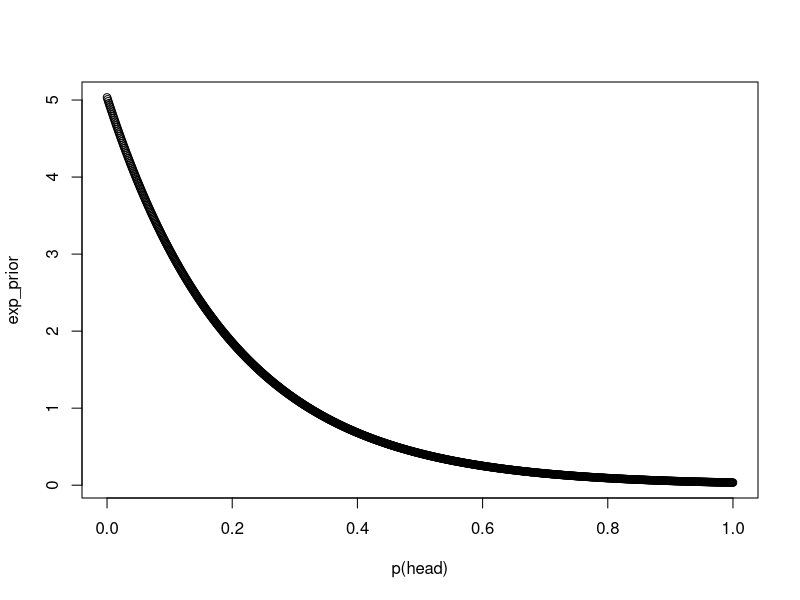
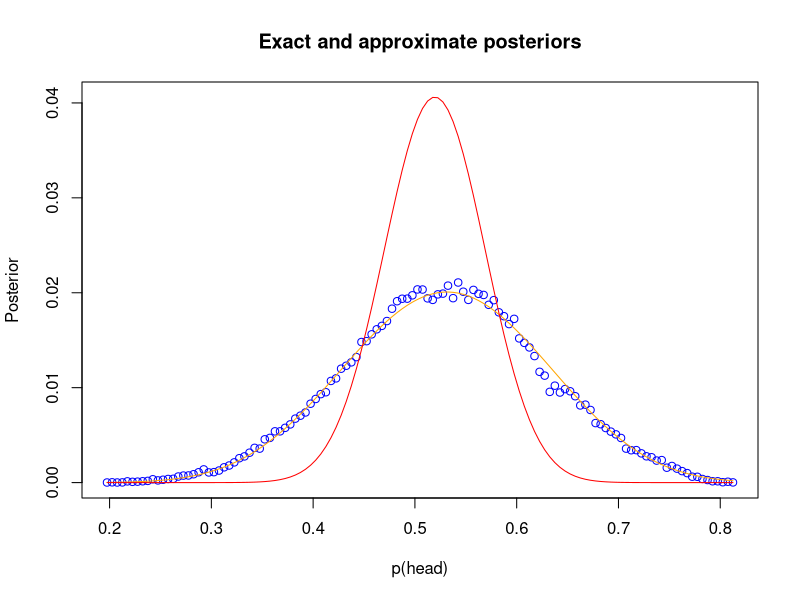
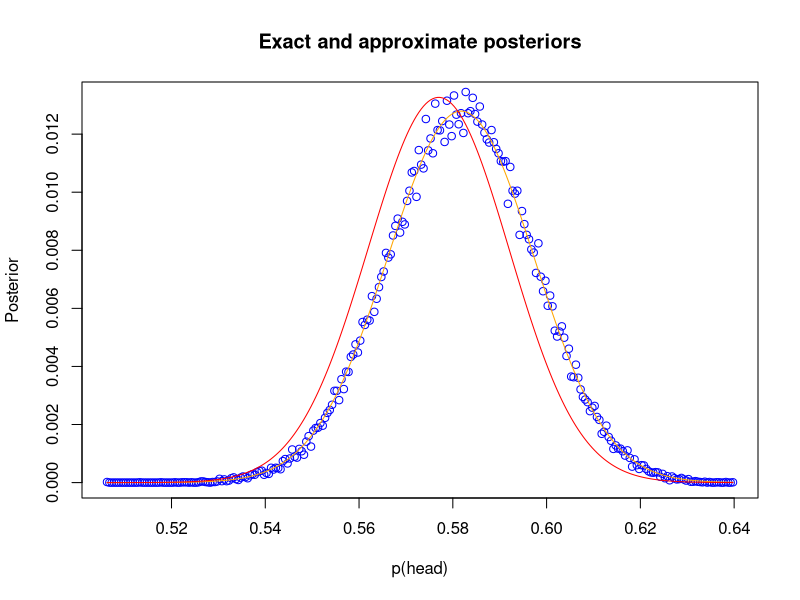

R code for these plots, in order:
## ---- chunk 1
p_head <- seq(0, 1, 0.001)
plot(p_head, dexp(p_head, rate=5) / 0.9932621, ylab="exp_prior", xlab="p(head)")
## ---- chunk 2
new_heads_obs <- 14
new_tails_obs <- 10
bp_alpha <- 40
bp_beta <- 40
## ---- chunk 3
generate_metropolis_posteriors <- function(new_heads, new_tails) {
  piOld <- 0.5
  
  numIterations <- 100000
  posteriorDist <- vector()
  
  for(i in 1:numIterations) {
  	# exponential decay prior
  	pOld <- dexp(piOld, rate=5) / 0.9932621 * dbinom(new_heads, new_heads + new_tails, piOld)
  	
  	piNew <- piOld + rnorm(1, 0, sd =0.01);
  	
  	if(piNew > 1) 
  		piNew <- 1;
  	
  	if(piNew < 0) 
  		piNew <- 0;
  		
  	pNew <- dexp(piNew, rate=5) / 0.9932621 * dbinom(new_heads, new_heads + new_tails, piNew)
  	
  	ratio <- pNew / pOld
  	
  	if(ratio > 1 || ratio >= runif(1)) 
  		piOld = piNew;
  		
  	posteriorDist[i] = piOld;	
  }
  return(posteriorDist)
}
## ---- chunk 4
generate_grid_posteriors <- function(xVals, new_heads, new_tails) {

  posteriorDist <- vector(length=length(xVals))

  for(i in 1:length(xVals)) {
  	# exponential decay prior
  	posteriorDist[i] <- dexp(xVals[i], rate=5) / 0.9932621 * dbinom(new_heads, new_heads + new_tails, xVals[i])
  }
  return(posteriorDist) 
} 
## ---- chunk 5
# Generate the posterior distribution, as approximated by the Metropolis algorithm.
metropolis_posteriors <- generate_metropolis_posteriors(new_heads_obs, new_tails_obs)
metropolis_hist <- hist(metropolis_posteriors, breaks=200, plot=FALSE)
# Generate the posterior distribution, as determined by grid approximation.
grid_posteriors <- generate_grid_posteriors(metropolis_hist$mids, new_heads_obs, new_tails_obs)
# Generate the posterior distribution, as determined by a beta prior distribution.
beta_posteriors <- dbeta(metropolis_hist$mids, bp_alpha+new_heads_obs, bp_beta+new_tails_obs)
# Plot the posterior curves for each for comparison.
# Normalized metropolitan
plot(metropolis_hist$mids, metropolis_hist$counts/length(metropolis_posteriors), main="Exact and approximate posteriors", col="blue", ylim=c(0, max(beta_posteriors/sum(beta_posteriors))), ylab="Posterior", xlab="p(head)") 
# Normalized grid approximation
lines(metropolis_hist$mids, grid_posteriors/sum(grid_posteriors), col="orange")
# Normalized exact analytical posterior
lines(metropolis_hist$mids, beta_posteriors/sum(beta_posteriors), col="red")
## ---- chunk 6
new_heads_obs <- 583
new_tails_obs <- 417
## ---- chunk 7
# Generate the posterior distribution, as approximated by the Metropolis algorithm.
metropolis_posteriors <- generate_metropolis_posteriors(new_heads_obs, new_tails_obs)
metropolis_hist <- hist(metropolis_posteriors, breaks=200, plot=FALSE)
# Generate the posterior distribution, as determined by grid approximation.
grid_posteriors <- generate_grid_posteriors(metropolis_hist$mids, new_heads_obs, new_tails_obs)
# Generate the posterior distribution, as determined by a beta prior distribution.
beta_posteriors <- dbeta(metropolis_hist$mids, bp_alpha+new_heads_obs, bp_beta+new_tails_obs)
# Plot the posterior curves for each for comparison.
# Normalized metropolitan
plot(metropolis_hist$mids, metropolis_hist$counts/length(metropolis_posteriors), main="Exact and approximate posteriors", col="blue", ylim=c(0, max(beta_posteriors/sum(beta_posteriors))), ylab="Posterior", xlab="p(head)") 
# Normalized grid approximation
lines(metropolis_hist$mids, grid_posteriors/sum(grid_posteriors), col="orange")
# Normalized exact analytical posterior
lines(metropolis_hist$mids, beta_posteriors/sum(beta_posteriors), col="red")
